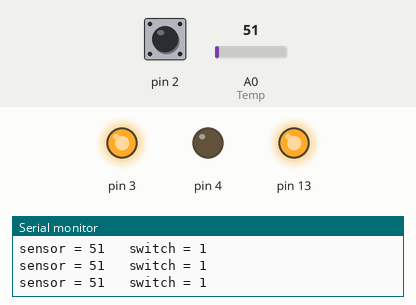
Recording of a program running on a simulated Arduino Nano, built with avr-gcc and run on an emulated ATmega328P. Shown: output pins drawn as LEDs (lit = HIGH), the last lines printed to the serial monitor. The inputs (shaded band) are chosen by the test bench; at power-on: A0 (Temp) = 51, pin 2 HIGH.

Above: at 1.2 s.
1.3 s: A0 (Temp) set to 127
4.3 s: A0 (Temp) set to 143
At 4.7 s:
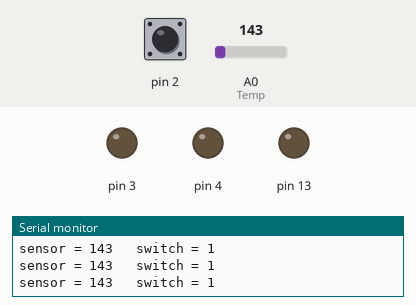
5.8 s: pin 2 pulled LOW for 0.15 s
At 5.92 s:
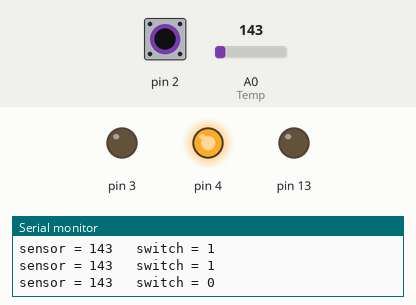
7.4 s: pin 2 pulled LOW for 3.2 s
At 11.8 s:
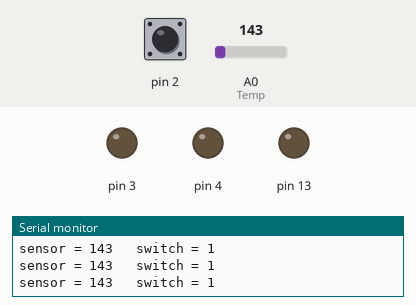
12.1 s: A0 (Temp) set to 112
At 13.5 s:
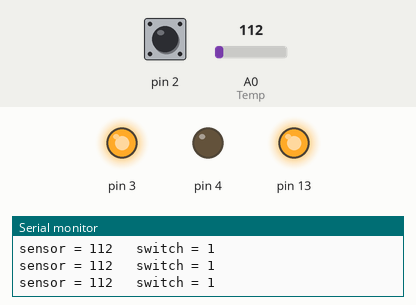
15.1 s: pin 2 pulled LOW for 1 s
At 15.9 s:
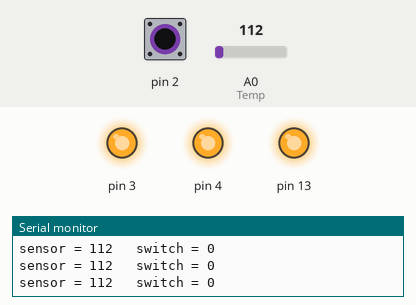
Timing chart, 0 to 18.1 s (numbered marks = the images above; inputs shaded):
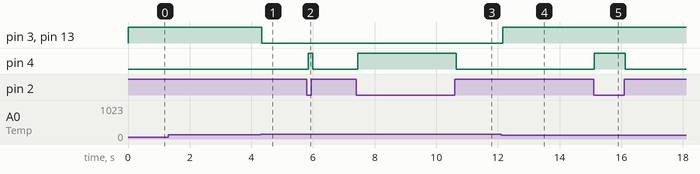

The program:

main.cpp
```cpp
#include <Arduino.h>
const int Temp = A0;  // Analog input pin that the potentiometer is attached to
int sensorValue = 0;        // value read from the pot

void setup() {
  //start serial connection
  Serial.begin(9600);
  //configure pin 2 as an input and enable the internal pull-up resistor
  pinMode(2, INPUT_PULLUP);
  pinMode(3, OUTPUT);
  pinMode(4, OUTPUT);
  pinMode(13, OUTPUT);

}

void loop() {
  // read the analog in value:
  sensorValue = analogRead(Temp);
  //read the pushbutton value into a variable
  int switchVal = digitalRead(2);
  //print out the value of the pushbutton
 Serial.print("sensor = ");
  Serial.print(sensorValue);
  Serial.print("\t switch = ");
  Serial.println(switchVal);

  // Keep in mind the pull-up means the pushbutton's logic is inverted. It goes
  // HIGH when it's open, and LOW when it's pressed. Turn on pin 13 when the
  // button's pressed, and off when it's not:
  if (switchVal == HIGH ) {
    digitalWrite(4, LOW);
  } else {
    digitalWrite(4, HIGH);
  }
  if (sensorValue >=135) {
    digitalWrite(3, LOW);
    digitalWrite(13, LOW);
  } else {
    digitalWrite(3, HIGH);
    digitalWrite(13, HIGH);
  }
}
```

Measured:
- the behaviour switches between 134 and 135 on A0 (Temp) (found by bisection; images 0 and 1)
- after the input at 4.3 s, pin 3, pin 13: HIGH → LOW at once
- after the input at 5.8 s, pin 4: LOW → HIGH after 0.05 s, → LOW 0.14 s later
- after the input at 7.4 s, pin 4: LOW → HIGH after 0.05 s, → LOW 3.2 s later
- after the input at 12.1 s, pin 3, pin 13: LOW → HIGH after 0.05 s
- after the input at 15.1 s, pin 4: LOW → HIGH at once, → LOW 1.0 s later
